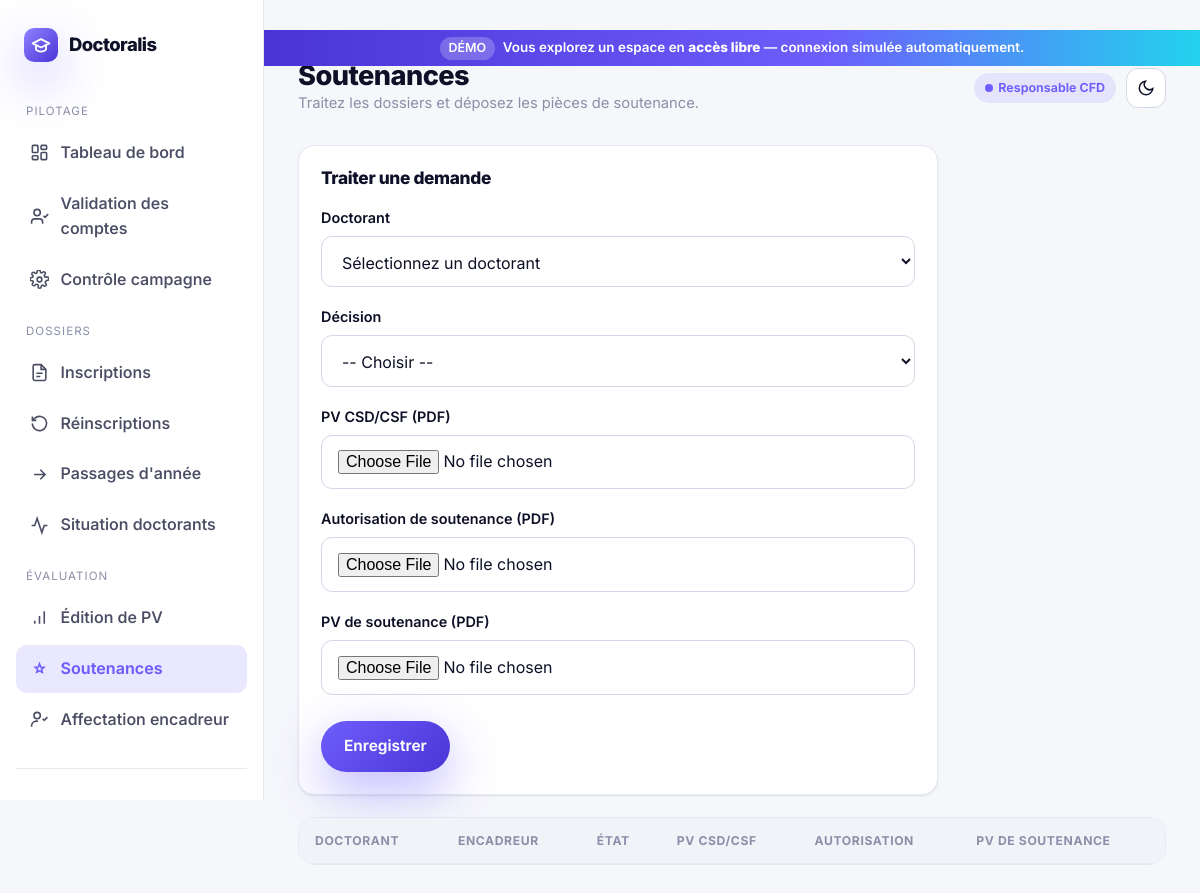
Before: /cfd/demandesSoutenances/ with the older database file.
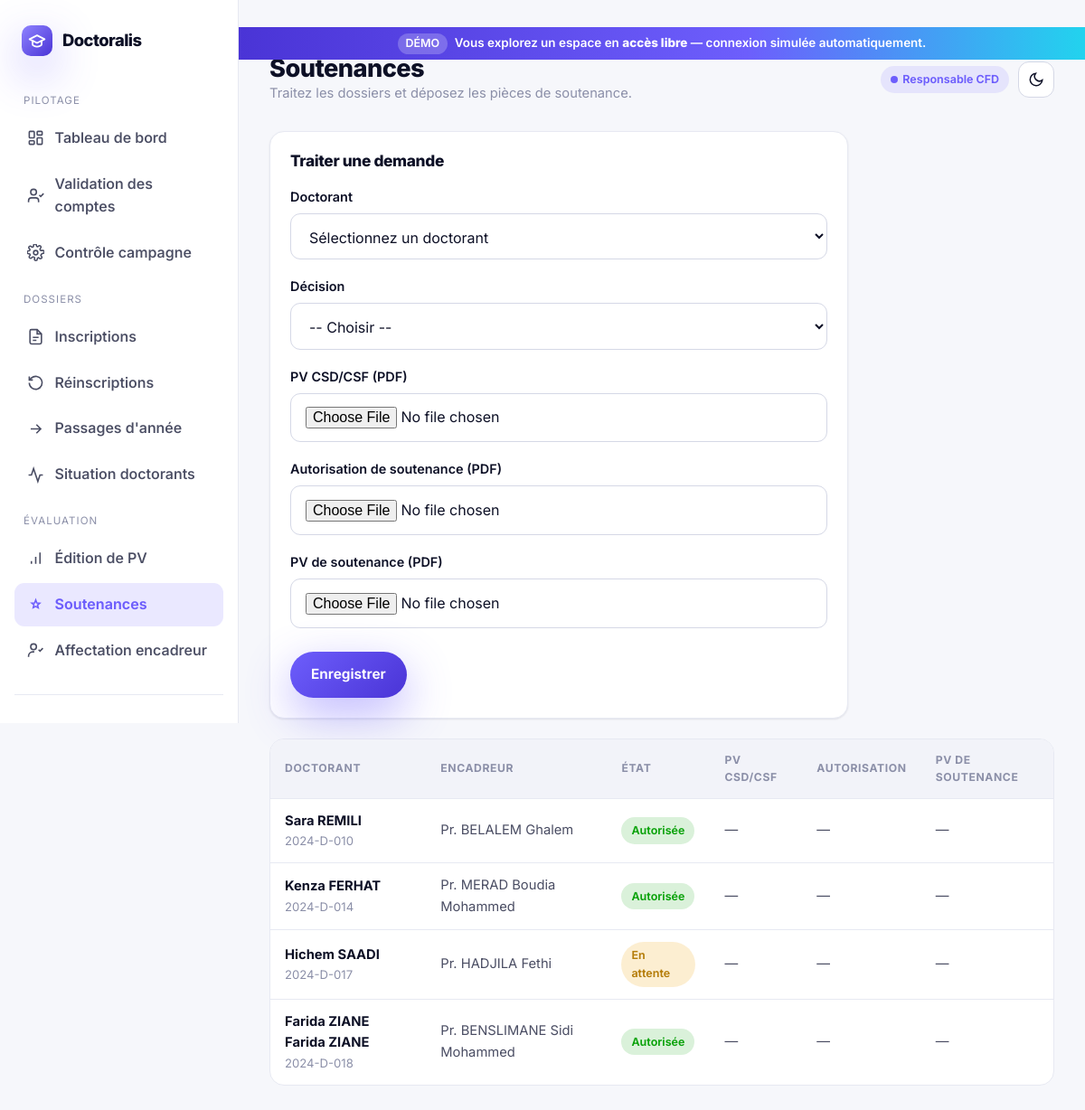
After: the same page with the newer database file.
### pages/models.py (models this page shows, shortened)
class reinscription(models.Model):
    doctorant = models.ForeignKey(Doctorant, on_delete=models.CASCADE, related_name='reinscription' ,null=True)
    numero_inscription = models.CharField(max_length=50, null=True)
    nom = models.CharField(max_length=100, null=True)
    prenom = models.CharField(max_length=100, null=True)
    titre_sujet = models.CharField(max_length=200, null=True)
    nouveau_titre_sujet = models.CharField(max_length=200, null=True)
    date_premier_inscription = models.CharField(max_length=50, null=True)
    nom_encadreur = models.CharField(max_length=100, null=True)
    nom_co_encadreur = models.CharField(max_length=100, null=True)
    nouveau_nom_encadreur = models.CharField(max_length=100, null=True)
    nouveau_nom_co_encadreur = models.CharField(max_length=100, null=True)
    mail_public = models.CharField(max_length=100, null=True)
    mail_institutionnel = models.CharField(max_length=100, null=True)
    fichier_inscription = models.FileField(upload_to='ficher_inscription/%Y', default=None, null=True)
    pv_csd = models.FileField(upload_to='ficher_inscription/%Y', default=None, null=True)

class Doctorant(models.Model):
    user = models.OneToOneField(User, on_delete=models.CASCADE)
    fichier_inscription = models.FileField(upload_to='ficher_inscription/%Y', default=None, null=True)
    validation = models.BooleanField(default=False)
    annee = models.CharField(max_length=100)
    encadreur = models.ForeignKey(Encadreur, on_delete=models.CASCADE, related_name='doctorants' ,null=True)

class Soutenance(models.Model):
    doctorant = models.ForeignKey(Doctorant, on_delete=models.CASCADE, related_name='soutenance' ,null=True)
    csd_csf = models.FileField(upload_to='ficher_soutenance/%Y', default=None, null=True)
    autorisation_soutenance = models.FileField(upload_to='ficher_soutenance/%Y', default=None, null=True)
    pv_soutenance = models.FileField(upload_to='ficher_soutenance/%Y', default=None, null=True)
    action = models.BooleanField(default=False)

class inscription(models.Model):
    doctorant = models.ForeignKey(Doctorant, on_delete=models.CASCADE, related_name='inscription' ,null=True)
    numero_inscription = models.CharField(max_length=50, null=True)
    nom = models.CharField(max_length=100, null=True)
    prenom = models.CharField(max_length=100, null=True)
    titre_sujet = models.CharField(max_length=200, null=True)
    date_premier_inscription = models.CharField(max_length=50, null=True)
    nom_encadreur = models.CharField(max_length=100, null=True)
    nom_co_encadreur = models.CharField(max_length=100, null=True)
    mail_public = models.CharField(max_length=100, null=True)
    mail_institutionnel = models.CharField(max_length=100, null=True)
    fichier_inscription = models.FileField(upload_to='ficher_inscription/%Y', default=None, null=True)

### encadreur/models.py (models this page shows, shortened)
class Encadreur(models.Model):
    user = models.OneToOneField(User, on_delete=models.CASCADE)
    nom_prenom = models.CharField(max_length=100, null=True)
    validation = models.BooleanField(default=False)

### cfd/views.py (the view, shortened to what this page needs)
# urls.py: path('demandesSoutenances/',views.demandes_soutenances,name='demandesSoutenances'),
def demandes_soutenances(request):
    doctorants = Doctorant.objects.prefetch_related('inscription', 'reinscription', 'soutenance').all()
    encadreurs = Encadreur.objects.all()
    return render(request, 'admins/demandes_soutenances.html', {'doctorants': doctorants, 'encadreurs': encadreurs})

### postgraduation/context_processors.py (called while the page is built)
def demo_mode(request):
    return {'DEMO_MODE': getattr(settings, 'DEMO_MODE', False)}

### postgraduation/demo.py (called while the page is built)
    def __call__(self, request):
        return self.get_response(request)

    def process_view(self, request, view_func, view_args, view_kwargs):
        if not getattr(settings, 'DEMO_MODE', False):
            return None
        match = getattr(request, 'resolver_match', None)
        if match is None:
            return None
        name = match.url_name
        if request.method == 'GET' and name in LOGIN_REDIRECTS:
            return redirect(LOGIN_REDIRECTS[name])
        desired = None
        if name in DOCTORANT_URL_NAMES:
            desired = _demo_doctorant_user()
        elif name in ENCADREUR_URL_NAMES:
            desired = _demo_encadreur_user()
        if desired is None:
            return None
        current = getattr(request, 'user', None)
        if current is None or not current.is_authenticated or current.pk != desired.pk:
            login(request, desired, backend=_DEMO_BACKEND)
        return None

### templates/admins/demandes_soutenances.html (shortened to what this page needs)
{% extends 'base_cfd.html' %}
{% block page_title %}Soutenances{% endblock %}
{% block page_sub %}Traitez les dossiers et déposez les pièces de soutenance.{% endblock %}
{% block content %}
<div class="panel" style="margin-bottom:22px;max-width:640px">
  <div class="panel-head"><h3>Traiter une demande</h3></div>
  <form action="{% url 'demandesSoutenances' %}" method="POST" enctype="multipart/form-data">
    <div class="field">
      <label for="doctorant">Doctorant</label>
      <select id="doctorant" name="doctorant" required>
        <option value="" selected disabled>Sélectionnez un doctorant</option>
      </select>
    </div>
    <div class="field">
      <label for="action">Décision</label>
      <select id="action" name="action" required>
        <option value="" selected disabled>-- Choisir --</option>
      </select>
    </div>
    <div class="field"><label>PV CSD/CSF (PDF)</label><input type="file" name="csd_csf"></div>
    <div class="field"><label>Autorisation de soutenance (PDF)</label><input type="file" name="autorisation_soutenance"></div>
    <div class="field"><label>PV de soutenance (PDF)</label><input type="file" name="pv_soutenance"></div>
    <button class="btn btn-primary" type="submit" style="margin-top:8px">Enregistrer</button>
  </form>
</div>
<div class="table-wrap">
  <table class="data">
    <thead>
      <tr><th>Doctorant</th><th>Encadreur</th><th>État</th><th>PV CSD/CSF</th><th>Autorisation</th><th>PV de soutenance</th></tr>
    </thead>
    <tbody>
      {% for doctorant in doctorants %}
        {% if doctorant.soutenance.exists %}
          {% for soutenance in doctorant.soutenance.all %}
          <tr>
            <td>
              <b>
              {% for inscription in doctorant.inscription.all %}{{ inscription.prenom }} {{ inscription.nom }}{% endfor %}
              {% for reinscription in doctorant.reinscription.all %}{{ reinscription.prenom }} {{ reinscription.nom }}{% endfor %}
              </b>
              <div style="color:var(--muted);font-size:.82rem">{{ doctorant.user.username }}</div>
            </td>
            <td>{{ doctorant.encadreur.nom_prenom|default:"—" }}</td>
            <td>{% if soutenance.action %}<span class="badge badge-good">Autorisée</span>{% else %}<span class="badge badge-warn">En attente</span>{% endif %}</td>
            <td>{% if soutenance.csd_csf %}<a href="{{ soutenance.csd_csf.url }}" target="_blank" style="color:var(--brand-500)">Voir</a>{% else %}—{% endif %}</td>
            <td>{% if soutenance.autorisation_soutenance %}<a href="{{ soutenance.autorisation_soutenance.url }}" target="_blank" style="color:var(--brand-500)">Voir</a>{% else %}—{% endif %}</td>
            <td>{% if soutenance.pv_soutenance %}<a href="{{ soutenance.pv_soutenance.url }}" target="_blank" style="color:var(--brand-500)">Voir</a>{% else %}—{% endif %}</td>
          </tr>
          {% endfor %}
        {% endif %}
      {% empty %}
        <tr><td colspan="6" style="text-align:center;color:var(--muted);padding:28px">Aucune soutenance.</td></tr>
      {% endfor %}
    </tbody>
  </table>
</div>
{% endblock %}

Changed rows visible on the page:
added Doctorant: user.username "2024-D-010", encadreur.nom_prenom "Pr. BELALEM Ghalem"
added Soutenance: action "Autorisée"
added reinscription: prenom "Sara", nom "REMILI", shown under "2024-D-010"
added Doctorant: user.username "2024-D-014", encadreur.nom_prenom "Pr. MERAD Boudia Mohammed"
added Soutenance: action "Autorisée"
added reinscription: prenom "Kenza", nom "FERHAT", shown under "2024-D-014"
added Doctorant: user.username "2024-D-017", encadreur.nom_prenom "Pr. HADJILA Fethi"
added Soutenance: action "En attente"
added reinscription: prenom "Hichem", nom "SAADI", shown under "2024-D-017"
added Doctorant: user.username "2024-D-018", encadreur.nom_prenom "Pr. BENSLIMANE Sidi Mohammed"
added Soutenance: action "Autorisée"
added inscription: prenom "Farida", nom "ZIANE"
added reinscription: prenom "Farida", nom "ZIANE", shown under "2024-D-018"
